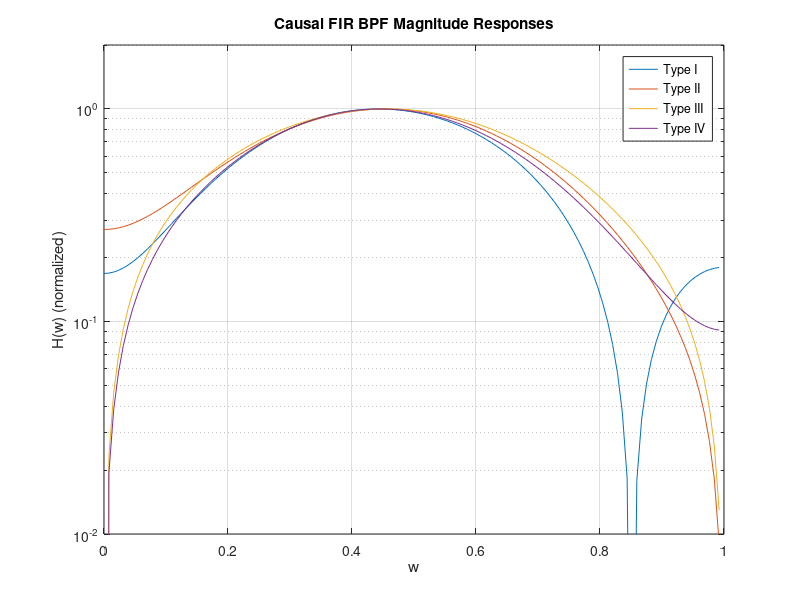

This figure's MATLAB source:
% (c) daniel ford, daniel.jb.ford@gmail.com

% causal FIR BPF w/ Hamming windows

clear all; clc;
w1 = 0.3*pi;
w2 = 0.6*pi;

%*** Type I - symmetric, odd length
L = 7; M = L-1; shift = M/2;

% create ideal impulse response
hd = zeros(L,1);
for n = 0:M
  hd(n+1) = (sin(w2*(n-shift)) - sin(w1*(n-shift)))/(pi*(n-shift));
end
hd(shift+1) = (w2-w1)/(2*pi); 
hsave = hd;
h = hd .* hamming(L);       % mult by window to create filter
[H1 w] = freqz(h,1,128);    % calculate frequency response
H1 = abs(H1)/max(abs(H1));
h'

%*** Type II - symmetric, even length
L = 8; M = L-1; shift = M/2;

% create ideal impulse response
hd = zeros(L,1);
for n = 0:M
  hd(n+1) = (sin(w2*(n-shift)) - sin(w1*(n-shift)))/(pi*(n-shift));
end
h = hd .* hamming(L);       % mult by window to create filter
[H2 w] = freqz(h,1,128);    % calculate frequency response
H2 = abs(H2)/max(abs(H2));
h'

%*** Type III - anti-symmetric, odd length
L = 7; M = L-1; shift = M/2;

% create ideal impulse response
hd = zeros(L,1);
for n = 0:M
  hd(n+1) = (cos(w2*(n-shift)) - cos(w1*(n-shift)))/(pi*(n-shift));
end
hd(shift+1) = 0;            
h = hd .* hamming(L);       % mult by window to create filter
[H3 w] = freqz(h,1,128);    % calculate frequency response
H3 = abs(H3)/max(abs(H3));
h'

%{
% plot the impulse response
%subplot(2,1,1);
stem(h)
title('BPF using Hamming window')
xlabel('n')
ylabel('h(n)')
%}

%*** Type IV - anti-symmetric, even length
L = 8; M = L-1; shift = M/2;

% create ideal impulse response
hd = zeros(L,1);
for n = 0:M
  hd(n+1) = (cos(w2*(n-shift)) - cos(w1*(n-shift)))/(pi*(n-shift));
end            
h = hd .* hamming(L);       % mult by window to create filter
[H4 w] = freqz(h,1,128);    % calculate frequency response
H4 = abs(H4)/max(abs(H4));
h'

% plot the magnitude frequency responses
%subplot(2,1,2);
semilogy(w/pi,[H1 H2 H3 H4])
title('Causal FIR BPF Magnitude Responses')
xlabel('w')
ylabel('H(w) (normalized)')
axis([0 1 1e-2 2])
grid on
legend('Type I','Type II','Type III','Type IV');